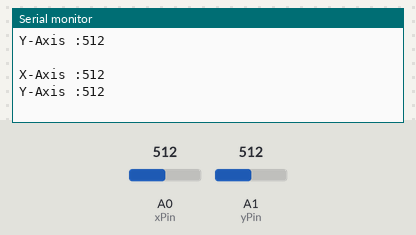
A sketch run on a simulated Arduino Uno, built with avr-gcc and run on an emulated ATmega328P. Parts: the last lines printed to the serial monitor. The test bench sets the inputs (shaded band); at power-on: A0 (xPin) = 512, A1 (yPin) = 512.

Above: at 1.2 s.
1.3 s: A0 (xPin) set to 530
At 1.77 s:
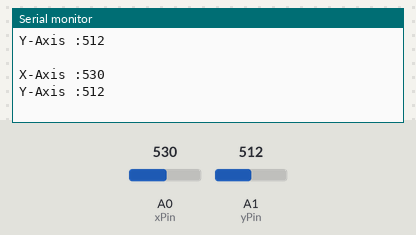
2.8 s: A1 (yPin) set to 530
At 2.98 s:
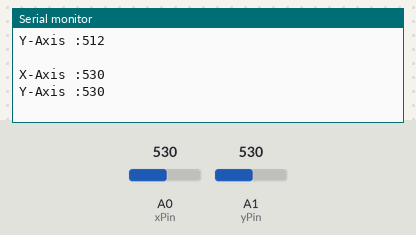
4.3 s: A0 (xPin) set to 511
At 4.68 s:
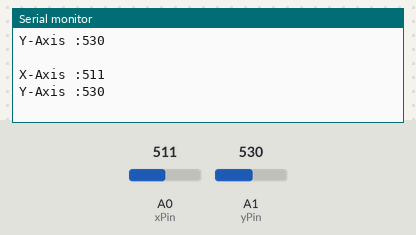
5.8 s: A1 (yPin) set to 511
At 6.29 s:
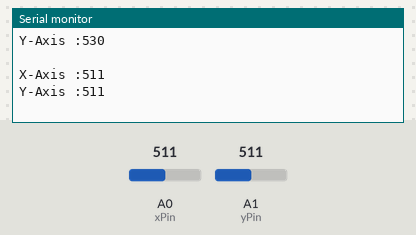
Timing chart, 0 to 8.3 s (numbered marks = the images above; inputs shaded):
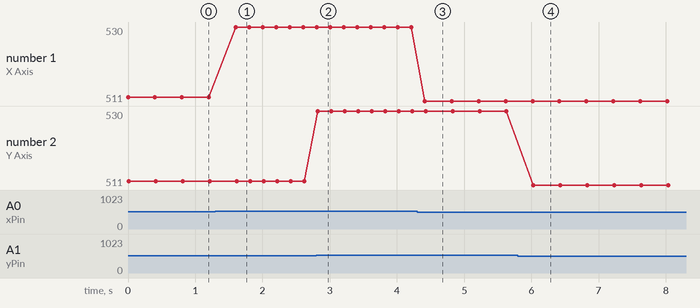

Measured:
- after the input at 1.3 s, the serial monitor: prints a new line after 0.30 s (image 1)
- after the input at 2.8 s, the serial monitor: prints a new line at once (image 2)
- after the input at 4.3 s, the serial monitor: prints a new line after 0.11 s (image 3)
- after the input at 5.8 s, the serial monitor: prints a new line after 0.23 s (image 4)
- plotted number 1: 512 → 530 after the input at 1.3 s, 530 → 511 after the input at 4.3 s

The sketch:

JoyStick.ino
```cpp
/*
  Joystick

  This sketch demonstrates the general use of a simple joystick model.
  In this sketch the joystick is used to control four LEDs arranged up, down,
  left and right based on the direction of the LED.

  In general view the LEDs could be replaced with a motor or any other actuator

  Created 28 June 2024
  https://github.com/akanfahishmael


*/
int xPin = A0;
int yPin = A1;
// LED pin numbering
int gree_led = 2;
int red_led = 3;
int yel_led = 4;
int blue_led = 5;


void setup() {
  pinMode(xPin, INPUT);
  pinMode(yPin, INPUT);
  Serial.begin(9600);

}

void loop() {
  int xAxis = analogRead(xPin);
  int yAxis = analogRead(yPin);

  // Observe joystick reading on Serial monitor
  Serial.print("X-Axis :");
  Serial.println(xAxis);

  Serial.print("Y-Axis :");
  Serial.println(yAxis);
  Serial.println(" ");

  // Blink an LED according to joystick direction
  if(xAxis<520){
    ledON(blue_led);
  }
  if(xAxis>530){
    ledON(red_led);
  }
  if(yAxis<500){
    ledON(yel_led);
  }
  if(yAxis>510){
    ledON(gree_led);
  }


}
// A function that blinks an LED
void ledON(int pin){
  digitalWrite(pin, HIGH);
  delay(100);
  digitalWrite(pin, LOW);
  delay(100);
}
```
